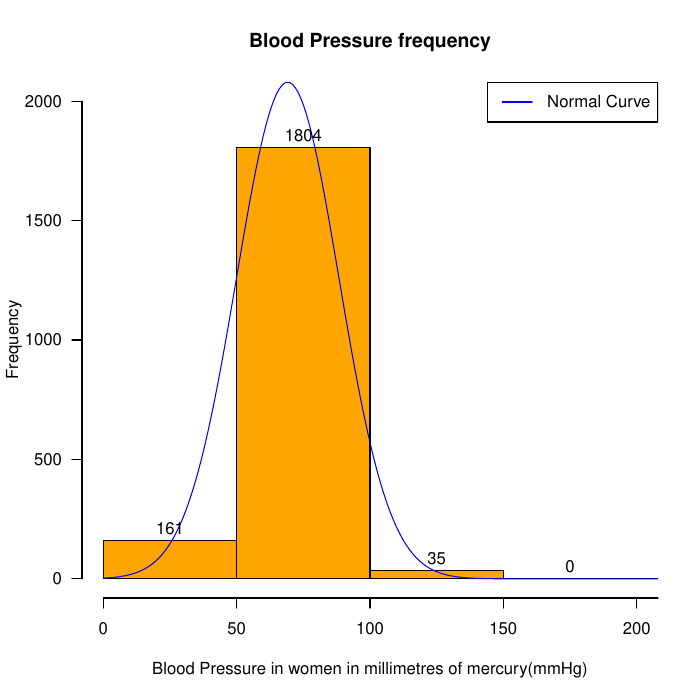

Here is the R script that generated this plot:
library(tidyverse)
pdf("visualization.pdf")
data <- read.csv("diabetes.csv")
datacopy <- data
#scatterplot
datacopy$Glucose[is.na(datacopy$Glucose)] <-
  ceiling(mean(datacopy$Glucose, na.rm = TRUE))

x <- datacopy$Glucose
y <-datacopy$BloodPressure
plot(x
     , y
     , col="black"
     , xlab = "Glucose levels in women in milligrams per deciliter (mg/dL)"  #x-axis label
     , ylab = "Blood pressure in millimetres of mercury (mmHg)"            #y-axis label
     , cex.lab = 1 #axis horizontal text
     , main = "Blood pressure Vs Glucose levels in women" #chart title
     , pch = 1 #point shape
     , frame = T #surround chart with a frame
     , xlim = c(-5,250)
     , xaxs = "i"
     , ylim = c(-5,250)
     , yaxs = "i"
)


abline(lm(y ~ x),col = "blue")     # draw the linear model as a blue line
legend ("topleft", legend = c("Linear model"), lwd = 1, lty = c(1), col = c("blue"))


############Histogram############

h<- hist(y
         , plot = FALSE
         , breaks = seq(0, 500, by = 50)
)
plot(h
     , xaxt = "n"
     , xlab = "Blood Pressure in women in millimetres of mercury(mmHg)"    #X-axis label
     , ylab = "Frequency"                  #Y-axis label
     , las = 1
     , main = "Blood Pressure frequency"   #chart title
     , col = "orange"
     , ylim = c(0,2000)
     , xlim = c(0,200)
)
axis(1
     , padj = 0
     , at =seq(0,500, by=50)
     , las = 1
)

mn<- mean(y)                    #mean of the data
stdD <- sd(y)                   #standard deviation of the data
x <- seq (0,500,1)
y1 <- dnorm(x, mean=mn, sd=stdD)
y1 <- y1 * diff(h$mids[1:2]) * length(y);
lines(x, y1, col="blue")
text(h$mids, h$counts, labels = h$counts, adj= c(0.5, -0.5))
legend("topright", legend = c("Normal Curve"), lwd = 1, lty = c(1), col= c("blue"))
dev.off()



